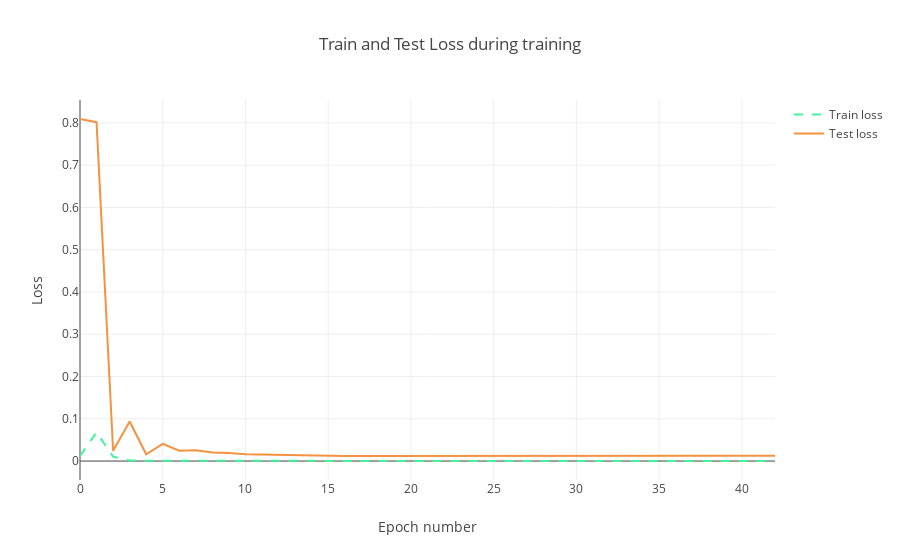

The code cell stored with this chart in its notebook:
### Code cell
trace1 = go.Scatter(
    x = np.arange(0, len(history.history['loss']), 1),
    y = history.history['loss'],
    mode = 'lines',
    name = 'Train loss',
    line = dict(color=('rgb(66, 244, 155)'), width=2, dash='dash')
)
trace2 = go.Scatter(
    x = np.arange(0, len(history.history['val_loss']), 1),
    y = history.history['val_loss'],
    mode = 'lines',
    name = 'Test loss',
    line = dict(color=('rgb(244, 146, 65)'), width=2)
)

data = [trace1, trace2]
layout = dict(title = 'Train and Test Loss during training', 
              xaxis = dict(title = 'Epoch number'), yaxis = dict(title = 'Loss'))
fig = dict(data=data, layout=layout)
py.iplot(fig, filename='training_process')

### Figure 1 — Plotly figure (JSON) as saved in the notebook; plotly's stock layout.template omitted (floating-point values rounded to 4 significant figures)
{"data": [{"line": {"color": "rgb(66, 244, 155)", "dash": "dash", "width": 2}, "mode": "lines", "name": "Train loss", "type": "scatter", "x": [0, 1, 2, 3, 4, 5, 6, 7, 8, 9, 10, 11, 12, 13, 14, 15, 16, 17, 18, 19, 20, 21, 22, 23, 24, 25, 26, 27, 28, 29, 30, 31, 32, 33, 34, 35, 36, 37, 38, 39, 40, 41, 42], "y": [0.01214, 0.06778, 0.01047, 0.00137, 0.0008416, 0.0007293, 0.0001745, 0.0002792, 0.0002191, 0.0002824, 0.0002359, 0.0002855, 0.0002383, 0.0002769, 0.0002278, 0.0002541, 0.0002091, 0.0002221, 0.0001886, 0.0001903, 0.0001712, 0.0001669, 0.000158, 0.0001529, 0.0001487, 0.0001452, 0.0001425, 0.0001403, 0.0001385, 0.000137, 0.0001358, 0.0001348, 0.0001339, 0.0001331, 0.0001325, 0.000132, 0.0001316, 0.0001312, 0.000131, 0.0001308, 0.0001308, 0.0001309, 0.0001311]}, {"line": {"color": "rgb(244, 146, 65)", "width": 2}, "mode": "lines", "name": "Test loss", "type": "scatter", "x": [0, 1, 2, 3, 4, 5, 6, 7, 8, 9, 10, 11, 12, 13, 14, 15, 16, 17, 18, 19, 20, 21, 22, 23, 24, 25, 26, 27, 28, 29, 30, 31, 32, 33, 34, 35, 36, 37, 38, 39, 40, 41, 42], "y": [0.8091, 0.8016, 0.02427, 0.09369, 0.01615, 0.04078, 0.02433, 0.02555, 0.02004, 0.01921, 0.01607, 0.01526, 0.01364, 0.01319, 0.01253, 0.01236, 0.01215, 0.01211, 0.01205, 0.01205, 0.01202, 0.01202, 0.012, 0.012, 0.01199, 0.01198, 0.01198, 0.01198, 0.01199, 0.012, 0.01201, 0.01203, 0.01205, 0.01208, 0.01211, 0.01215, 0.01218, 0.01222, 0.01226, 0.01229, 0.01232, 0.01234, 0.01234]}], "layout": {"title": "Train and Test Loss during training", "xaxis": {"title": "Epoch number"}, "yaxis": {"title": "Loss"}}}
